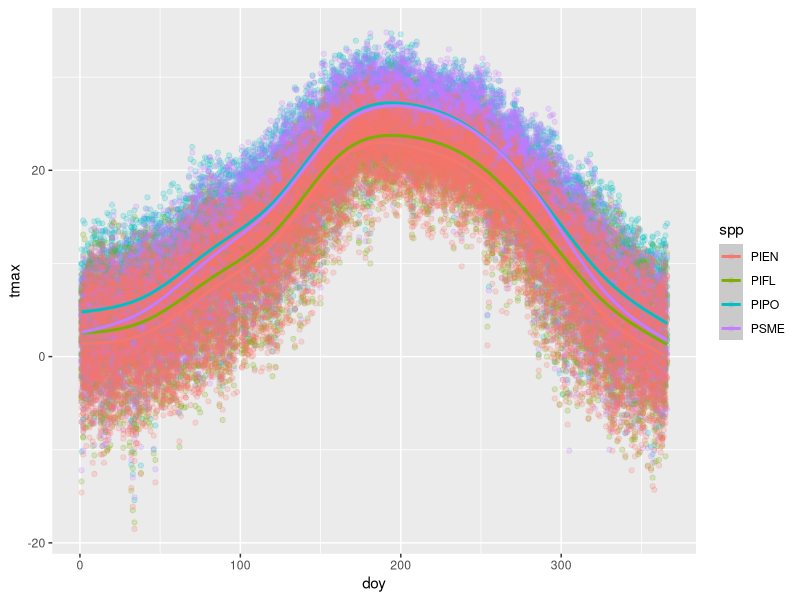
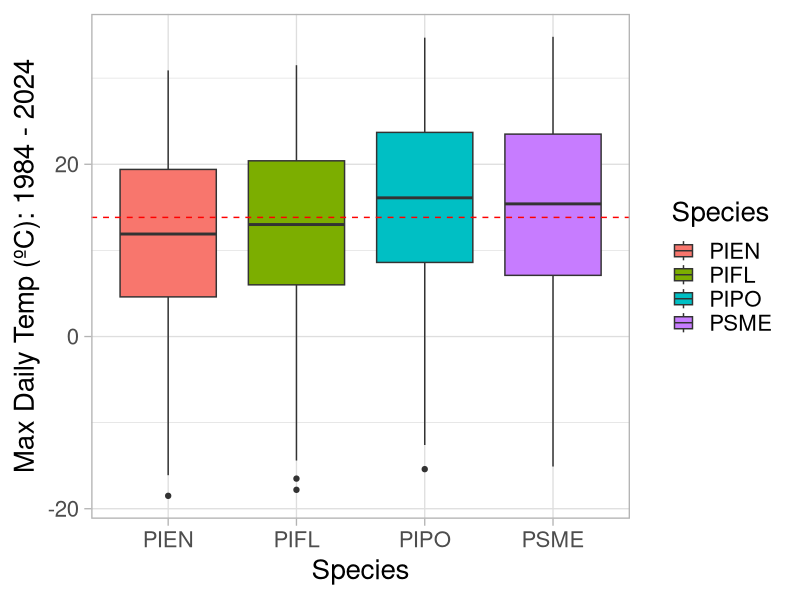
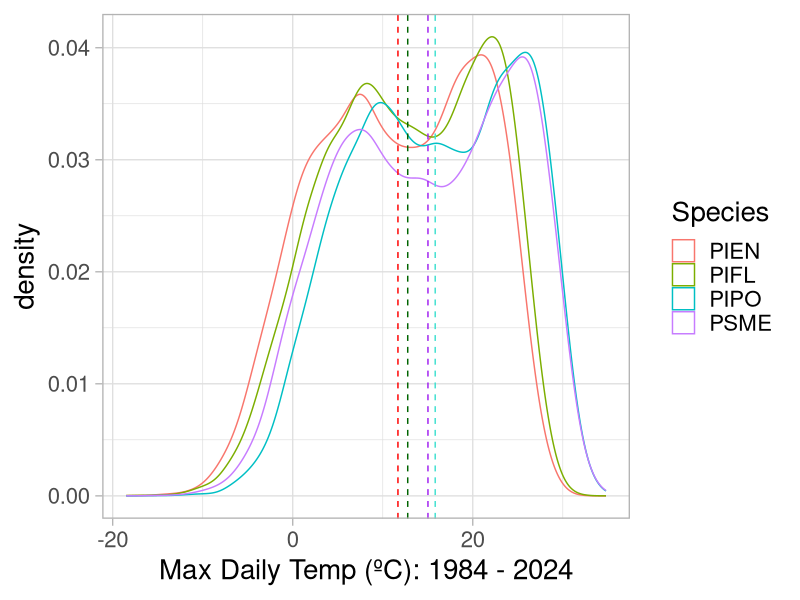
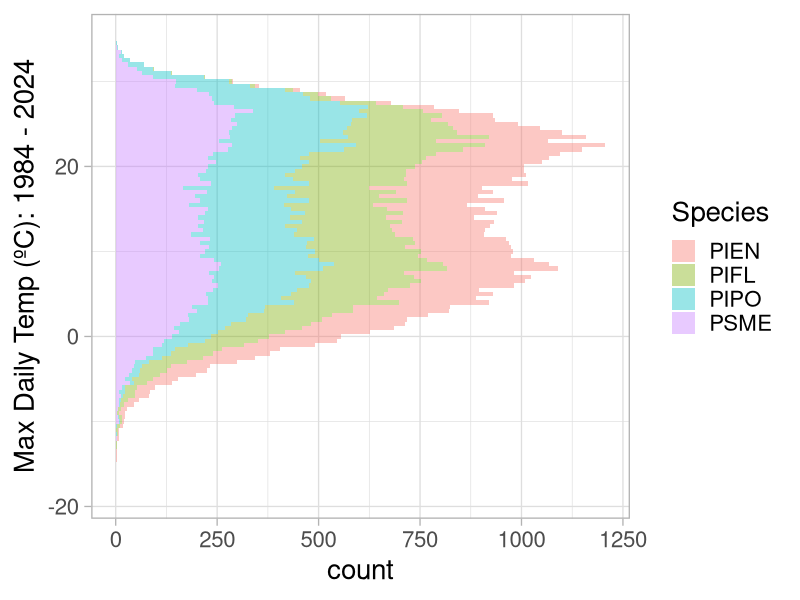

Generate these figures, in order, with R: (Note: this script raises an error after producing the figures.)
library(tidyverse)

# DAILY data acquired from PRISM explorer (https://prism.oregonstate.edu/explorer/) on Thursday, June 19th, 2025
# see acquisition parameters in original CSVs

#Ponderosa Pine (PIPO)
pipo <- read_csv("data/Provenance/PIPO_Daily.csv", skip = 10)
#names(pipo) <- pipo[1,1:4]
#pipo <- pipo[-1,]
pipo$spp <- "PIPO"

#Limber Pine (PIFL)
pifl <- read_csv("data/Provenance/PIFL_Daily.csv", skip = 10)
# # names(pifl) <- pifl[1,1:4]
# pifl <- pifl[-1,]
pifl$spp <- "PIFL"

#Douglas Fir (PSME)
psme <- read_csv("data/Provenance/PSME_Daily.csv", skip = 10)
# names(psme) <- psme[1,1:4]
# psme <- psme[-1,]
psme$spp <- "PSME"

#Engelmann Spruce (PIEN)
pien <- read_csv("data/Provenance/PIEN_Daily.csv", skip = 10)
# names(pien) <- pien[1,1:4]
# pien <- pien[-1,]
pien$spp <- "PIEN"

prov_clim <- rbind(pipo, pifl, psme, pien) %>% 
  mutate(doy = yday(Date),
    year = as.numeric(substr(Date, 1, 4)))
names(prov_clim) <- c("date", "tmin", "tmean", "tmax", "vpdmin", "vpdmax",
                      "spp", "doy", "year")
# prov_clim <- prov_clim %>% 
#   mutate(tmean = as.numeric(tmean))

# avg_clim <- prov_clim %>% 
#   group_by(year) %>% 
#   summarise(temp = mean(tmean))


ggplot(prov_clim, aes(x = doy, y = tmax))+
  geom_point(aes(group = year, color = spp), alpha = 0.2)+
  geom_smooth(aes(group = spp, color = spp))

prov_clim <- prov_clim %>% 
  filter(!is.na(tmax)) %>% 
  mutate(tmax = as.numeric(tmax))

prov_doy_stats <- prov_clim %>% 
  group_by(spp, doy) %>% 
  summarise(tmax = max(tmax))

# ggplot(prov_clim, aes(x = spp, y = tmax))+
#   geom_boxplot(aes(fill = spp))+
#   geom_hline(yintercept = mean(prov_clim$tmax), color = "red", linetype = 2)+
#   labs(x = "Species", y = "Max June Temp (ºC): 1980 - 2024",
#        fill = "Species")+
#   theme_light(base_size = 20)

ggplot(prov_clim, aes(x = spp, y = tmax))+
  geom_boxplot(aes(fill = spp))+
  geom_hline(yintercept = mean(prov_clim$tmax), color = "red", linetype = 2)+
  labs(x = "Species", y = "Max Daily Temp (ºC): 1984 - 2024",
       fill = "Species")+
  theme_light(base_size = 20)

ggplot(prov_clim, aes(x = tmax))+
  geom_density(aes(color = spp), alpha = 0.4)+
  geom_vline(xintercept = mean(filter(prov_clim, spp == "PIEN")$tmax), color = "red", linetype = 2)+
  geom_vline(xintercept = mean(filter(prov_clim, spp == "PIFL")$tmax), color = "darkgreen", linetype = 2)+
  geom_vline(xintercept = mean(filter(prov_clim, spp == "PIPO")$tmax), color = "turquoise", linetype = 2)+
  geom_vline(xintercept = mean(filter(prov_clim, spp == "PSME")$tmax), color = "purple", linetype = 2)+
  labs(x = "Max Daily Temp (ºC): 1984 - 2024",
       color = "Species")+
  theme_light(base_size = 20)

ggplot(prov_clim, aes(y = tmax))+
  geom_histogram(aes(fill = spp), alpha = 0.4, binwidth = 0.5)+
  #geom_vline(yintercept = mean(prov_clim$tmax), color = "red", linetype = 2)+
  labs(y = "Max Daily Temp (ºC): 1984 - 2024",
       fill = "Species")+
  theme_light(base_size = 20)

mean(prov_clim$tmax)

options(digits = 6)
TukeyHSD(aov(tmax ~ spp, prov_clim))


ggplot(avg_clim, aes(x = year, y = temp))+
  geom_point()+
  geom_line()+
  geom_smooth(method = "lm")


